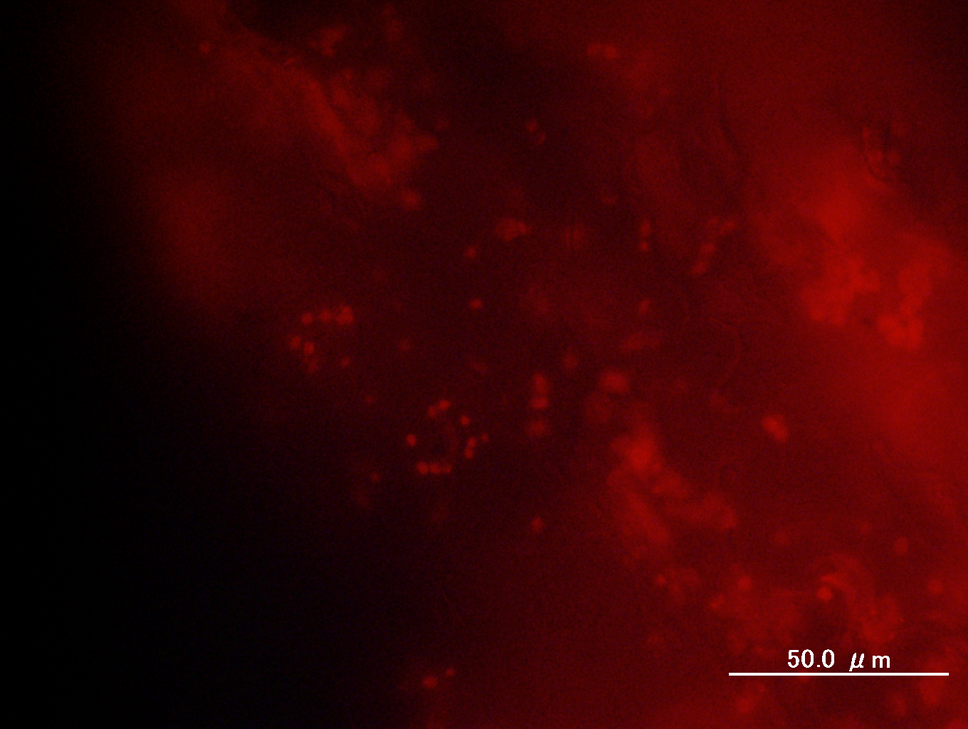
#> input picture image/before/sample1.tiff, 968 x 729 px, shrunk from 1360 x 1024 before the run
$ python extract.py ../image/before/sample1.tiff
#> lines starting #> are read from the running program, lines starting #| are printed output that depends on the picture
import sys
from PIL import Image
import numpy

# 処理する画像の名前を取得.
image_name = sys.argv[1].split('/')[-1]

# 画像をpillowで扱える形に読み込んで変数に代入する.
suba_img = Image.open(sys.argv[1])
#> suba_img is the input picture: PIL image 968x729 RGB; mean R, G, B 59.7, 2.9, 3.8

# ----- マスク画像の作成. -----
# 画像を白黒にする.
suba_mono_img = suba_img.convert("L")
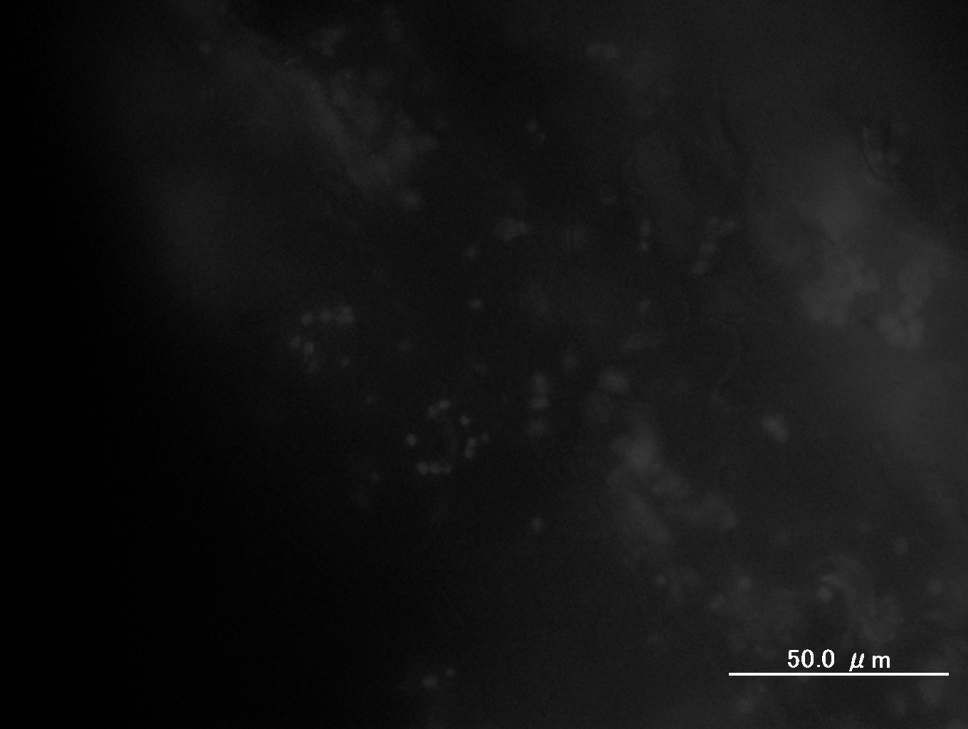
#> suba_mono_img: PIL image 968x729 L; min 0, max 255, mean 20
# numpyで扱える形に変換して変数に代入する.
suba_mono = numpy.array(suba_mono_img)

# 閾値よりも明るいピクセルを真っ白に, それ以外を真っ黒に.
#> (the run stopped early here; a loop or call above may not have finished)

$ run again, on image/before/sample3.tiff
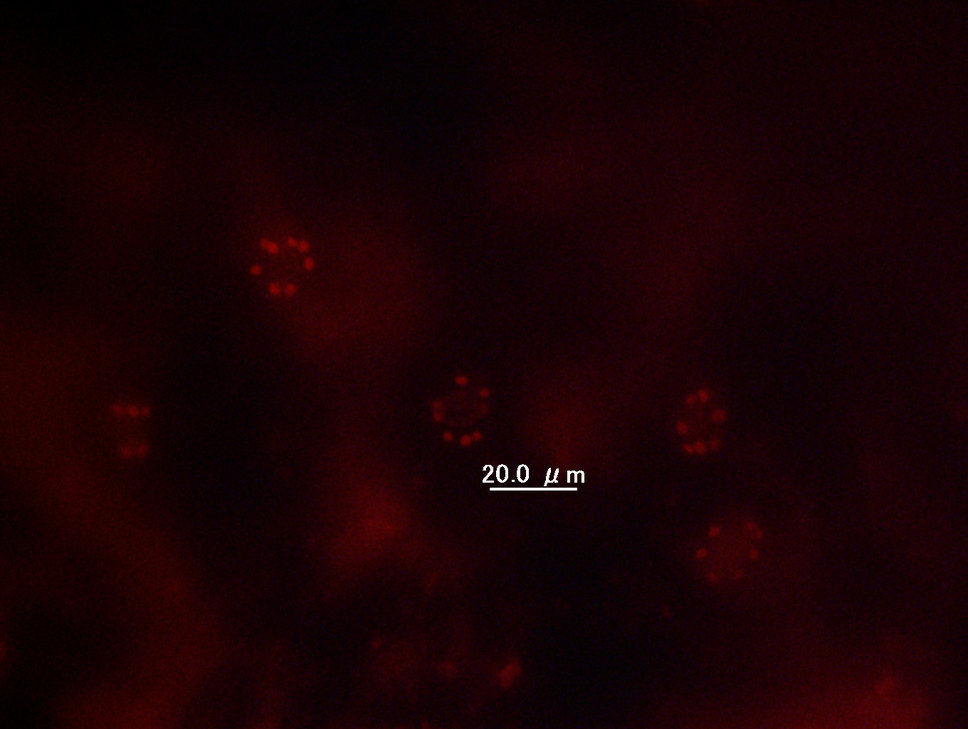
#> input picture image/before/sample3.tiff, 968 x 729 px, shrunk from 1360 x 1024 before the run
#> suba_img is the input picture: PIL image 968x729 RGB; mean R, G, B 25.1, 1.4, 4.1
#> `suba_mono_img = suba_img.convert("L")`:
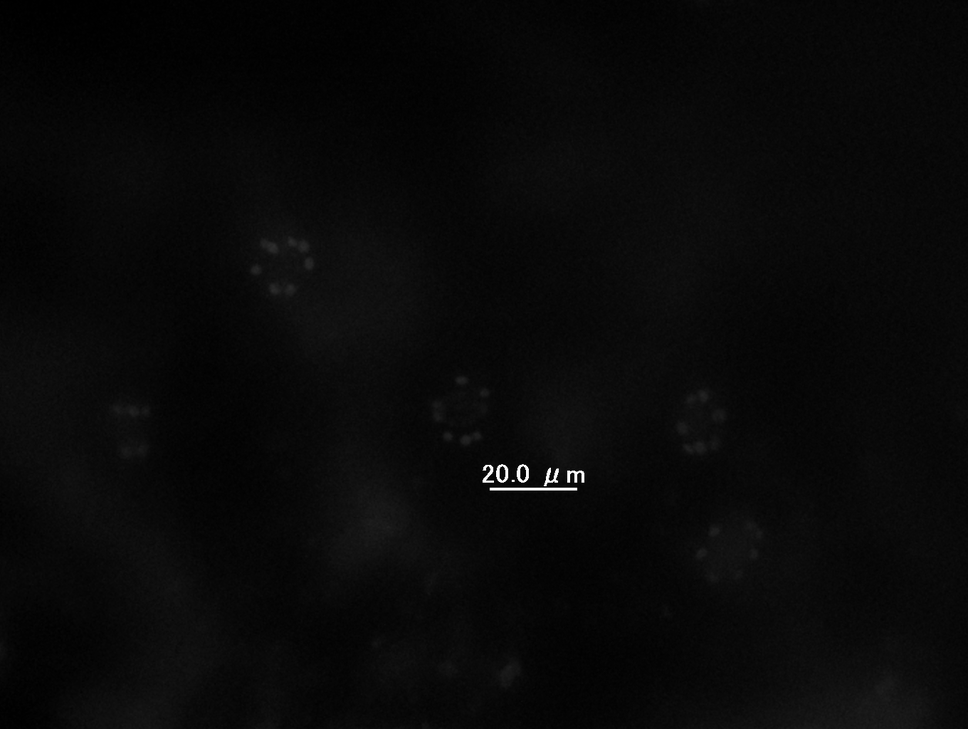
#> suba_mono_img: PIL image 968x729 L; min 0, max 255, mean 8.8

$ run again, on image/before/sample4.tiff
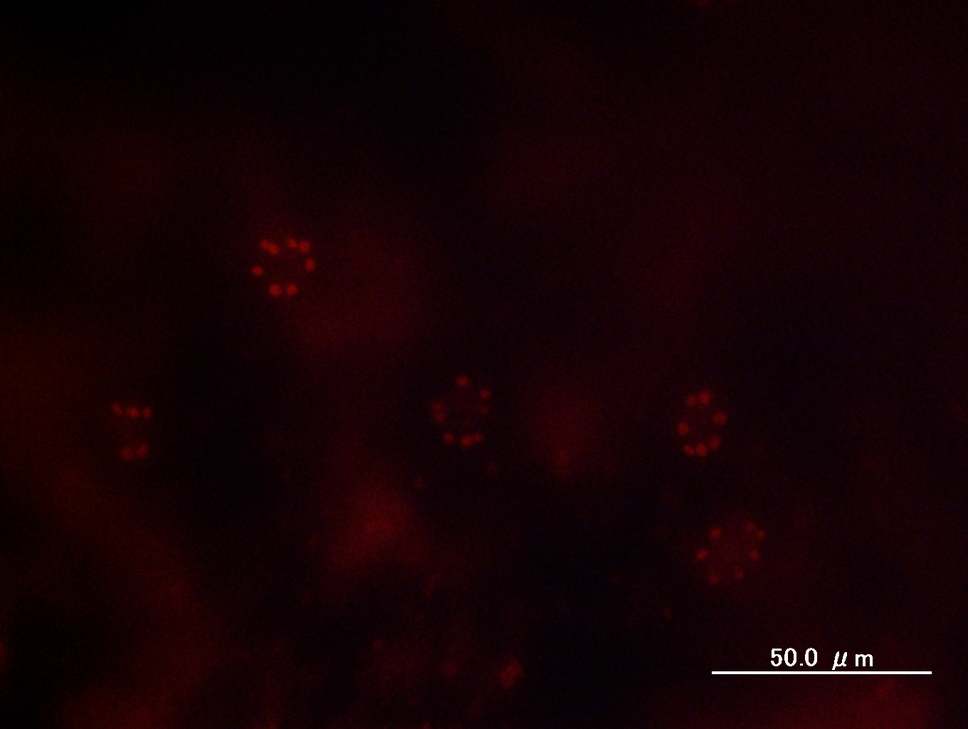
#> input picture image/before/sample4.tiff, 968 x 729 px, shrunk from 1360 x 1024 before the run
#> suba_img is the input picture: PIL image 968x729 RGB; mean R, G, B 20.4, 1.5, 4.3
#> `suba_mono_img = suba_img.convert("L")`:
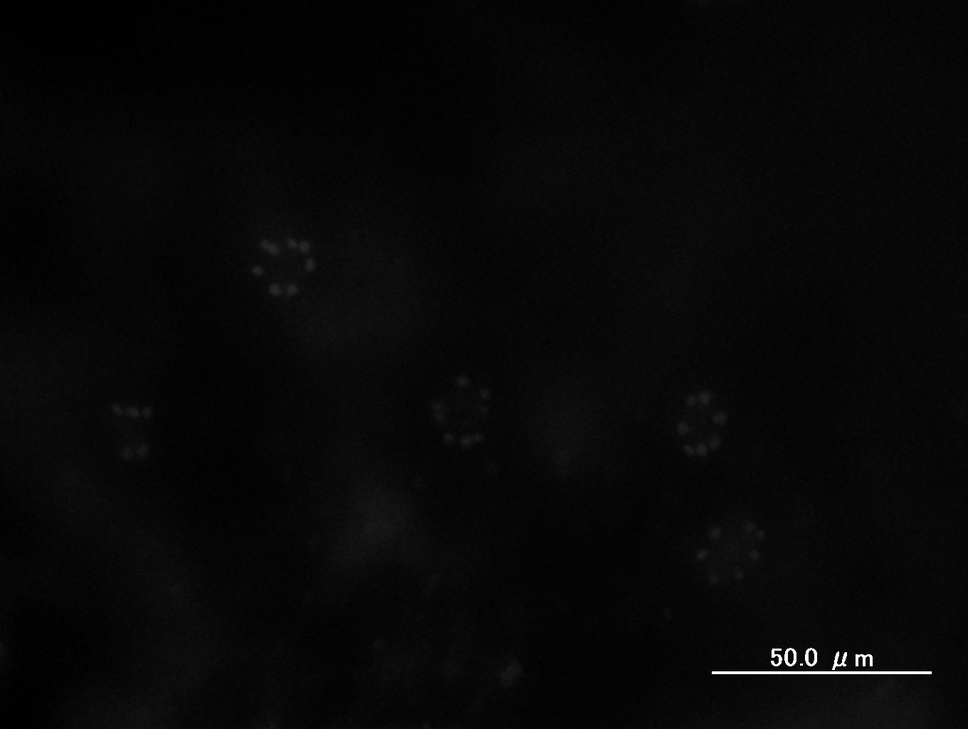
#> suba_mono_img: PIL image 968x729 L; min 0, max 255, mean 7.4
